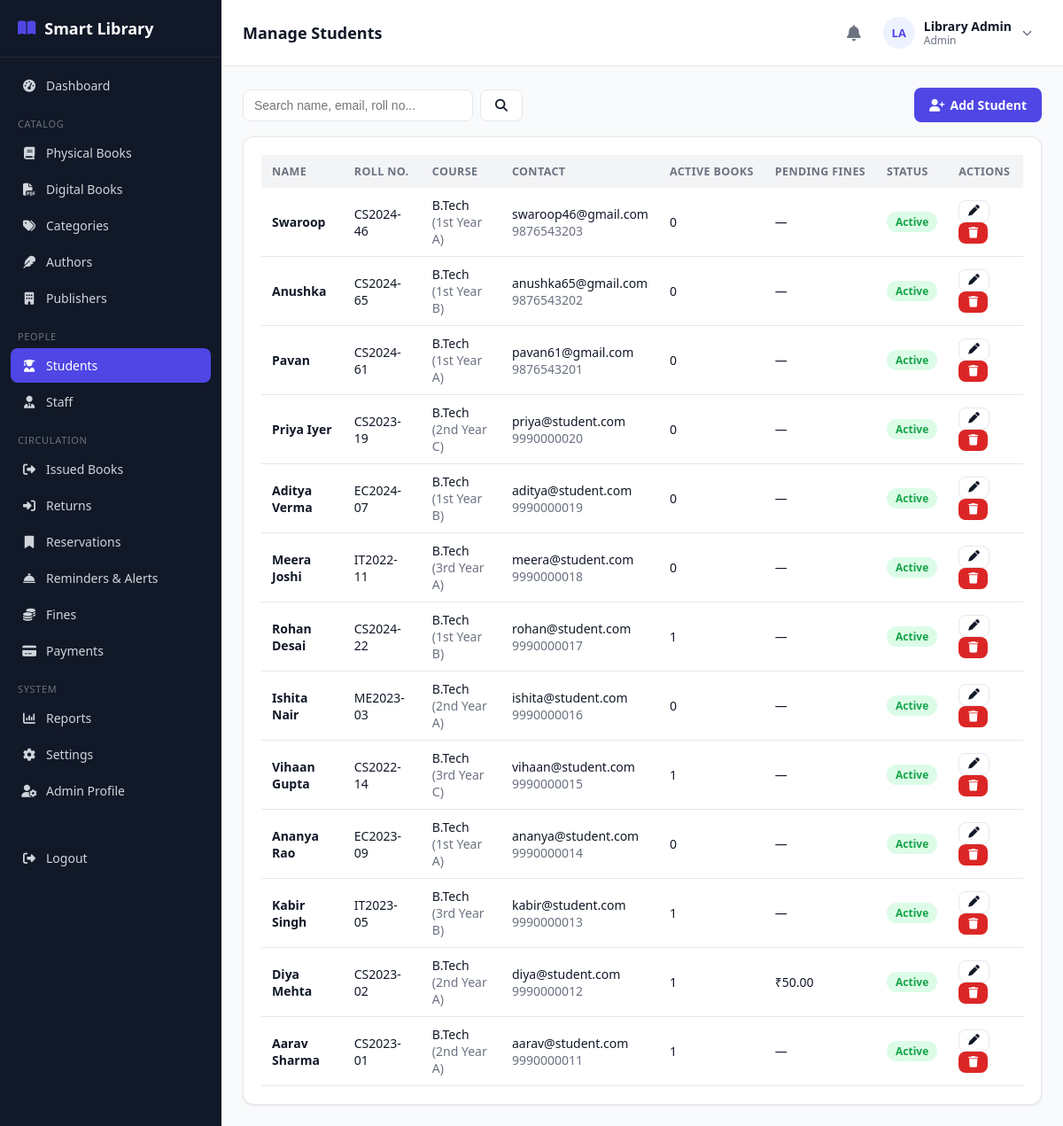
The app's page /admin/students.php (signed in) with its own data.
### tables this page shows
CREATE TABLE students (
    id INT AUTO_INCREMENT PRIMARY KEY,
    user_id INT NOT NULL,
    roll_number VARCHAR(40) NOT NULL UNIQUE,
    course VARCHAR(100) DEFAULT NULL,
    department VARCHAR(100) DEFAULT NULL,
    year VARCHAR(20) DEFAULT NULL,
    division VARCHAR(20) DEFAULT NULL,
    address VARCHAR(255) DEFAULT NULL,
    registration_date DATE NOT NULL,
    max_books INT NOT NULL DEFAULT 3,
    created_at TIMESTAMP DEFAULT CURRENT_TIMESTAMP,
    updated_at TIMESTAMP DEFAULT CURRENT_TIMESTAMP ON UPDATE CURRENT_TIMESTAMP,
    FOREIGN KEY (user_id) REFERENCES users(id) ON DELETE CASCADE
);

CREATE TABLE users (
    id INT AUTO_INCREMENT PRIMARY KEY,
    name VARCHAR(120) NOT NULL,
    email VARCHAR(150) NOT NULL UNIQUE,
    password VARCHAR(255) NOT NULL,
    role ENUM('admin','librarian','student') NOT NULL,
    phone VARCHAR(20) DEFAULT NULL,
    photo VARCHAR(255) DEFAULT NULL,
    status ENUM('active','inactive') NOT NULL DEFAULT 'active',
    reset_token VARCHAR(255) DEFAULT NULL,
    reset_expires DATETIME DEFAULT NULL,
    created_at TIMESTAMP DEFAULT CURRENT_TIMESTAMP,
    updated_at TIMESTAMP DEFAULT CURRENT_TIMESTAMP ON UPDATE CURRENT_TIMESTAMP
);

### admin/students.php (the view, shortened to what this page needs)
<?php
require_once __DIR__ . '/../includes/functions.php';
require_once __DIR__ . '/../includes/auth-check.php';
$search = trim($_GET['q'] ?? '');
$where = ''; $params = [];
$stmt = $pdo->prepare("
    SELECT s.*, u.name, u.email, u.phone, u.status,
        (SELECT COUNT(*) FROM book_issues bi WHERE bi.student_id=s.id AND bi.status IN ('issued','overdue')) active_books,
        (SELECT COALESCE(SUM(amount),0) FROM fines f WHERE f.student_id=s.id AND f.status='pending') pending_fines
    FROM students s JOIN users u ON u.id = s.user_id
    $where ORDER BY s.id DESC");
$stmt->execute($params);
$students = $stmt->fetchAll();
include __DIR__ . '/../includes/header.php';
?>
<div class="table-toolbar">
    <form method="GET" class="flex gap-2">
        <input type="text" name="q" class="form-control" style="width:260px;" placeholder="Search name, email, roll no..." value="<?= e($search) ?>">
        <button class="btn btn-outline" type="submit"><i class="fa-solid fa-magnifying-glass"></i></button>
    </form>
    <a href="students.php?action=add" class="btn btn-primary"><i class="fa-solid fa-user-plus"></i> Add Student</a>
</div>
<div class="card">
    <?php if (!$students): ?>
        <div class="empty-state"><i class="fa-solid fa-user-graduate"></i>No students found.</div>
    <?php else: ?>
    <div class="table-wrap">
        <table class="data-table">
            <thead><tr><th>Name</th><th>Roll No.</th><th>Course</th><th>Contact</th><th>Active Books</th><th>Pending Fines</th><th>Status</th><th>Actions</th></tr></thead>
            <tbody>
            <?php foreach ($students as $s): ?>
                <tr>
                    <td><strong><?= e($s['name']) ?></strong></td>
                    <td><?= e($s['roll_number']) ?></td>
                    <td><?= e($s['course']) ?> <span class="text-muted">(<?= e($s['year']) ?> <?= e($s['division']) ?>)</span></td>
                    <td><?= e($s['email']) ?><br><span class="text-muted"><?= e($s['phone']) ?></span></td>
                    <td><?= (int)$s['active_books'] ?></td>
                    <td><?= $s['pending_fines'] > 0 ? '&#8377;' . number_format($s['pending_fines'], 2) : '—' ?></td>
                    <td><?= statusBadge($s['status']) ?></td>
                    <td>
                        <a class="btn btn-sm btn-outline" href="students.php?edit=<?= $s['id'] ?>"><i class="fa-solid fa-pen"></i></a>
                        <form method="POST" style="display:inline;" data-confirm="Remove this student?">
                            <button class="btn btn-sm btn-danger" type="submit"><i class="fa-solid fa-trash"></i></button>
                        </form>
                    </td>
                </tr>
            <?php endforeach; ?>
            </tbody>
        </table>
    </div>
    <?php endif; ?>
</div>
<?php include __DIR__ . '/../includes/footer.php'; ?>

### includes/functions.php (shortened to what this page needs)
<?php
function e($value) {
    return htmlspecialchars($value ?? '', ENT_QUOTES, 'UTF-8');
}
function statusBadge($status) {
    $colors = [
        'active' => 'badge-green', 'available' => 'badge-green', 'paid' => 'badge-green',
        'returned' => 'badge-green', 'completed' => 'badge-green', 'approved' => 'badge-green', 'ready' => 'badge-green',
        'issued' => 'badge-blue', 'pending' => 'badge-yellow',
        'overdue' => 'badge-red', 'inactive' => 'badge-gray', 'cancelled' => 'badge-gray',
        'expired' => 'badge-gray', 'lost' => 'badge-red', 'damaged' => 'badge-red', 'waived' => 'badge-gray',
    ];
    $class = $colors[$status] ?? 'badge-gray';
    return '<span class="badge ' . $class . '">' . e(ucfirst($status)) . '</span>';
}

### assets/css/style.css (style rules this page uses)
:root { --primary: #4f46e5; --primary-dark: #4338ca; --primary-light: #eef2ff; --success: #16a34a; --success-light: #dcfce7; --warning: #ca8a04; --warning-light: #fef9c3; --danger: #dc2626; --danger-light: #fee2e2; --gray: #6b7280; --gray-light: #f3f4f6; --border: #e5e7eb; --text: #111827; --text-muted: #6b7280; --bg: #f9fafb; --white: #ffffff; --sidebar-w: 250px; --radius: 12px; --shadow: 0 1px 3px rgba(0,0,0,0.06), 0 1px 2px rgba(0,0,0,0.04); }
* { box-sizing: border-box; }
body { margin: 0; font-family: 'Segoe UI', system-ui, -apple-system, Roboto, sans-serif; background: var(--bg); color: var(--text); font-size: 15px; }
a { color: var(--primary); text-decoration: none; }
.card { background: var(--white); border: 1px solid var(--border); border-radius: var(--radius); box-shadow: var(--shadow); padding: 20px; }
.btn { display: inline-flex; align-items: center; gap: 6px; padding: 9px 16px; border-radius: 8px; border: 1px solid transparent; font-size: 14px; font-weight: 600; cursor: pointer; text-decoration: none; }
.btn-primary { background: var(--primary); color: #fff; }
.btn-outline { background: #fff; border-color: var(--border); color: var(--text); }
.btn-danger { background: var(--danger); color: #fff; }
.btn-sm { padding: 5px 10px; font-size: 12.5px; }
.form-control { width: 100%; padding: 9px 12px; border: 1px solid var(--border); border-radius: 8px; font-size: 14px; background: #fff; color: var(--text); }
.table-wrap { overflow-x: auto; }
table.data-table { width: 100%; border-collapse: collapse; font-size: 14px; }
.data-table th { text-align: left; padding: 10px 12px; background: var(--gray-light); font-weight: 700; font-size: 12.5px; text-transform: uppercase; letter-spacing: 0.03em; color: var(--text-muted); white-space: nowrap; }
.data-table td { padding: 10px 12px; border-bottom: 1px solid var(--border); vertical-align: middle; }
.table-toolbar { display: flex; justify-content: space-between; align-items: center; margin-bottom: 16px; gap: 12px; flex-wrap: wrap; }
.badge { padding: 3px 10px; border-radius: 999px; font-size: 12px; font-weight: 700; display: inline-block; }
.badge-green { background: var(--success-light); color: var(--success); }
.text-muted { color: var(--text-muted); }
.flex { display: flex; }
.gap-2 { gap: 8px; }

### records on screen
students: user.name "Swaroop", roll_number "CS2024-46", course "B.Tech", year "1st Year", division "A", user.email "swaroop46@gmail.com", user.phone "9876543203", active_books "0", user.status "Active"
students: user.name "Anushka", roll_number "CS2024-65", course "B.Tech", year "1st Year", division "B", user.email "anushka65@gmail.com", user.phone "9876543202", active_books "0", user.status "Active"
students: user.name "Pavan", roll_number "CS2024-61", course "B.Tech", year "1st Year", division "A", user.email "pavan61@gmail.com", user.phone "9876543201", active_books "0", user.status "Active"
students: user.name "Priya Iyer", roll_number "CS2023-19", course "B.Tech", year "2nd Year", division "C", user.email "priya@student.com", user.phone "9990000020", active_books "0", user.status "Active"
students: user.name "Aditya Verma", roll_number "EC2024-07", course "B.Tech", year "1st Year", division "B", user.email "aditya@student.com", user.phone "9990000019", active_books "0", user.status "Active"
students: user.name "Meera Joshi", roll_number "IT2022-11", course "B.Tech", year "3rd Year", division "A", user.email "meera@student.com", user.phone "9990000018", active_books "0", user.status "Active"
students: user.name "Rohan Desai", roll_number "CS2024-22", course "B.Tech", year "1st Year", division "B", user.email "rohan@student.com", user.phone "9990000017", active_books "1", user.status "Active"
students: user.name "Ishita Nair", roll_number "ME2023-03", course "B.Tech", year "2nd Year", division "A", user.email "ishita@student.com", user.phone "9990000016", active_books "0", user.status "Active"
students: user.name "Vihaan Gupta", roll_number "CS2022-14", course "B.Tech", year "3rd Year", division "C", user.email "vihaan@student.com", user.phone "9990000015", active_books "1", user.status "Active"
students: user.name "Ananya Rao", roll_number "EC2023-09", course "B.Tech", year "1st Year", division "A", user.email "ananya@student.com", user.phone "9990000014", active_books "0", user.status "Active"
students: user.name "Kabir Singh", roll_number "IT2023-05", course "B.Tech", year "3rd Year", division "B", user.email "kabir@student.com", user.phone "9990000013", active_books "1", user.status "Active"
students: user.name "Diya Mehta", roll_number "CS2023-02", course "B.Tech", year "2nd Year", division "A", user.email "diya@student.com", user.phone "9990000012", active_books "1", pending_fines "50.00", user.status "Active"
students: user.name "Aarav Sharma", roll_number "CS2023-01", course "B.Tech", year "2nd Year", division "A", user.email "aarav@student.com", user.phone "9990000011", active_books "1", user.status "Active"

### other values on screen
$label "Dashboard"
$item['_section'] "CATALOG"
$label "Physical Books"
$label "Digital Books"
$label "Categories"
$label "Authors"
$label "Publishers"
$item['_section'] "PEOPLE"
$label "Students"
$label "Staff"
$item['_section'] "CIRCULATION"
$label "Issued Books"
$label "Returns"
$label "Reservations"
$label "Reminders & Alerts"
